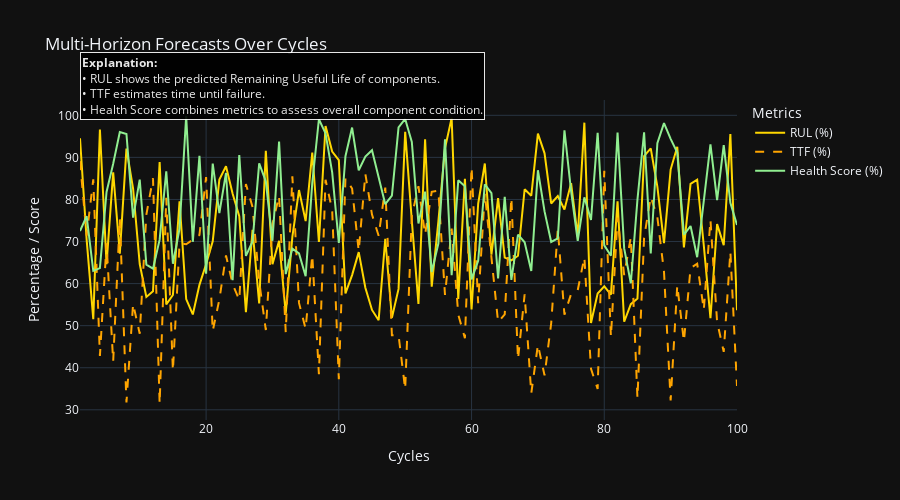

Here is the notebook cell this chart was saved with:
### Code cell
import plotly.graph_objects as go
import numpy as np

# Sample data
cycles = np.arange(1, 101)
rul = np.random.uniform(50, 100, 100)          # Remaining Useful Life %
ttf = np.random.uniform(30, 90, 100)           # Time to Failure %
health_score = np.random.uniform(60, 100, 100) # Health Score %

# Create figure
fig_forecast = go.Figure()

# Add traces
fig_forecast.add_trace(go.Scatter(x=cycles, y=rul, mode="lines", name="RUL (%)", line=dict(color="gold", width=2)))
fig_forecast.add_trace(go.Scatter(x=cycles, y=ttf, mode="lines", name="TTF (%)", line=dict(color="orange", width=2, dash="dash")))
fig_forecast.add_trace(go.Scatter(x=cycles, y=health_score, mode="lines", name="Health Score (%)", line=dict(color="lightgreen", width=2)))

# Layout with explanation
fig_forecast.update_layout(
    title="Multi-Horizon Forecasts Over Cycles",
    template="plotly_dark",
    xaxis_title="Cycles",
    yaxis_title="Percentage / Score",
    width=900,
    height=500,
    legend_title="Metrics",
    annotations=[dict(
        x=0, y=1.15, xref="paper", yref="paper",
        text=(
            "<b>Explanation:</b><br>"
            "• RUL shows the predicted Remaining Useful Life of components.<br>"
            "• TTF estimates time until failure.<br>"
            "• Health Score combines metrics to assess overall component condition."
        ),
        showarrow=False,
        font=dict(size=12, color="white"),
        align="left",
        bordercolor="white",
        borderwidth=1,
        bgcolor="black",
        opacity=0.9
    )]
)

fig_forecast.show()

### Figure 1 — Plotly figure (JSON) as saved in the notebook; plotly's stock layout.template omitted (floating-point values rounded to 4 significant figures)
{"data": [{"line": {"color": "gold", "width": 2}, "mode": "lines", "name": "RUL (%)", "type": "scatter", "x": [1, 2, 3, 4, 5, 6, 7, 8, 9, 10, 11, 12, 13, 14, 15, 16, 17, 18, 19, 20, 21, 22, 23, 24, 25, 26, 27, 28, 29, 30, 31, 32, 33, 34, 35, 36, 37, 38, 39, 40, 41, 42, 43, 44, 45, 46, 47, 48, 49, 50, 51, 52, 53, 54, 55, 56, 57, 58, 59, 60, 61, 62, 63, 64, 65, 66, 67, 68, 69, 70, 71, 72, 73, 74, 75, 76, 77, 78, 79, 80, 81, 82, 83, 84, 85, 86, 87, 88, 89, 90, 91, 92, 93, 94, 95, 96, 97, 98, 99, 100], "y": [94.54, 70.46, 51.54, 96.61, 64.63, 86.43, 67.12, 92.08, 82.6, 64.65, 56.83, 58.17, 88.88, 55.06, 57.29, 79.56, 56.33, 52.67, 59.7, 64.58, 70.07, 84.72, 87.9, 81.36, 76.04, 53.23, 72.78, 55.31, 91.58, 64.63, 70.18, 52.92, 71.11, 82.24, 74.85, 91.16, 69.88, 97.46, 91.4, 89.36, 57.67, 62.02, 67.48, 59.03, 53.74, 51.29, 70.63, 51.89, 58.75, 96.06, 74.93, 55.17, 94.33, 59.28, 74.75, 92.14, 99.4, 56.32, 84.92, 53.85, 79.03, 88.55, 66.88, 80.34, 66.18, 65.53, 66.62, 82.43, 80.9, 95.64, 90.97, 79.04, 80.8, 77.63, 83.88, 71.22, 98.25, 50.62, 57.66, 59.34, 57.38, 79.57, 50.93, 55.1, 56.43, 90.3, 92.13, 83.05, 69.62, 87.1, 92.52, 68.6, 83.71, 84.68, 68.99, 51.78, 74.13, 69.14, 95.53, 53.67]}, {"line": {"color": "orange", "dash": "dash", "width": 2}, "mode": "lines", "name": "TTF (%)", "type": "scatter", "x": [1, 2, 3, 4, 5, 6, 7, 8, 9, 10, 11, 12, 13, 14, 15, 16, 17, 18, 19, 20, 21, 22, 23, 24, 25, 26, 27, 28, 29, 30, 31, 32, 33, 34, 35, 36, 37, 38, 39, 40, 41, 42, 43, 44, 45, 46, 47, 48, 49, 50, 51, 52, 53, 54, 55, 56, 57, 58, 59, 60, 61, 62, 63, 64, 65, 66, 67, 68, 69, 70, 71, 72, 73, 74, 75, 76, 77, 78, 79, 80, 81, 82, 83, 84, 85, 86, 87, 88, 89, 90, 91, 92, 93, 94, 95, 96, 97, 98, 99, 100], "y": [89.11, 71.4, 84.77, 42.82, 69.6, 41.49, 75.55, 31.74, 55.21, 48.08, 76.41, 85.06, 31.38, 80.37, 39.25, 69.57, 69.35, 70.49, 71.57, 85.31, 48.72, 56.23, 66.7, 59.88, 56.11, 83.67, 78.19, 60.55, 48.97, 74.12, 80.86, 48.48, 85.48, 55.41, 49.27, 66.83, 38.46, 84.67, 77.48, 37.26, 85.01, 82.59, 67.72, 86.06, 76.41, 71.37, 82.83, 47.74, 47.75, 34.88, 76.14, 83.14, 71.66, 81.83, 82.12, 57.3, 73.08, 52.62, 47.04, 87.73, 55.32, 81.54, 66.16, 50.85, 52.69, 80.44, 41.97, 57.45, 33.9, 45.48, 38.18, 50.56, 72.94, 52.61, 57.54, 58.42, 66.25, 39.73, 34.96, 86.81, 47.3, 75.7, 62.03, 71.07, 32.76, 70.86, 80.63, 75.79, 62.82, 32.22, 59.6, 46.26, 63.71, 64.72, 53.75, 75.19, 50.93, 43.78, 67.62, 35.65]}, {"line": {"color": "lightgreen", "width": 2}, "mode": "lines", "name": "Health Score (%)", "type": "scatter", "x": [1, 2, 3, 4, 5, 6, 7, 8, 9, 10, 11, 12, 13, 14, 15, 16, 17, 18, 19, 20, 21, 22, 23, 24, 25, 26, 27, 28, 29, 30, 31, 32, 33, 34, 35, 36, 37, 38, 39, 40, 41, 42, 43, 44, 45, 46, 47, 48, 49, 50, 51, 52, 53, 54, 55, 56, 57, 58, 59, 60, 61, 62, 63, 64, 65, 66, 67, 68, 69, 70, 71, 72, 73, 74, 75, 76, 77, 78, 79, 80, 81, 82, 83, 84, 85, 86, 87, 88, 89, 90, 91, 92, 93, 94, 95, 96, 97, 98, 99, 100], "y": [72.48, 76.03, 63.03, 63.67, 81.79, 88.49, 96.01, 95.56, 75.67, 84.71, 64.49, 63.56, 70.44, 86.7, 64.73, 73.09, 99.84, 69.93, 90.35, 62.38, 88.51, 76.74, 86.3, 60.82, 90.57, 66.57, 70.03, 88.58, 84.31, 70.18, 93.75, 62.26, 68.31, 67.16, 61.74, 83.95, 99.06, 95.7, 86.44, 69.65, 90.29, 97.09, 86.94, 90.22, 91.71, 85.21, 78.89, 80.93, 97.13, 99.13, 93.67, 74.28, 81.85, 62.77, 69.51, 94.27, 61.98, 84.56, 83.14, 61.0, 65.45, 83.61, 81.5, 61.21, 80.64, 60.87, 71.64, 69.81, 63.01, 86.95, 77.16, 69.89, 70.75, 96.42, 82.01, 70.15, 80.52, 75.15, 95.81, 69.09, 66.61, 95.9, 68.36, 60.09, 79.95, 95.97, 67.14, 93.37, 98.14, 94.41, 91.15, 71.64, 73.69, 66.28, 80.51, 93.11, 79.86, 92.93, 79.2, 73.94]}], "layout": {"annotations": [{"align": "left", "bgcolor": "black", "bordercolor": "white", "borderwidth": 1, "font": {"color": "white", "size": 12}, "opacity": 0.9, "showarrow": false, "text": "<b>Explanation:</b><br>• RUL shows the predicted Remaining Useful Life of components.<br>• TTF estimates time until failure.<br>• Health Score combines metrics to assess overall component condition.", "x": 0, "xref": "paper", "y": 1.15, "yref": "paper"}], "height": 500, "legend": {"title": {"text": "Metrics"}}, "title": {"text": "Multi-Horizon Forecasts Over Cycles"}, "width": 900, "xaxis": {"title": {"text": "Cycles"}}, "yaxis": {"title": {"text": "Percentage / Score"}}}}
